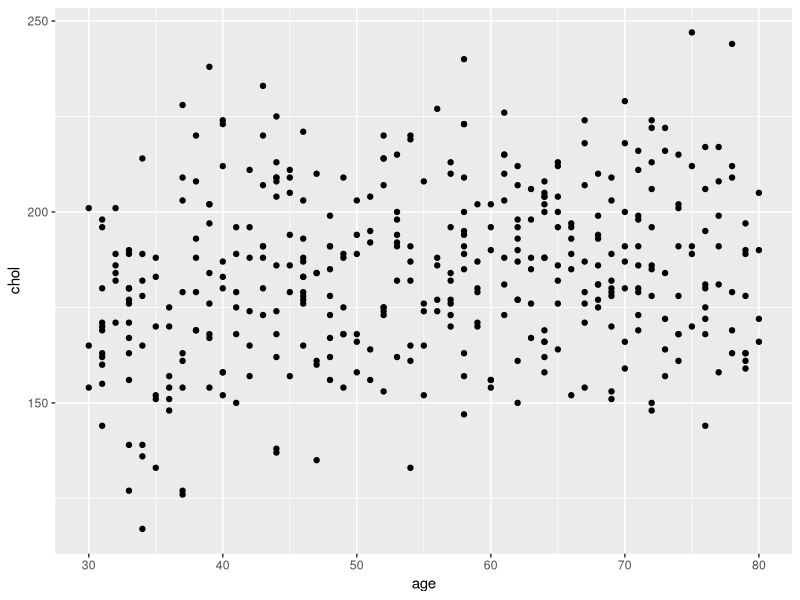
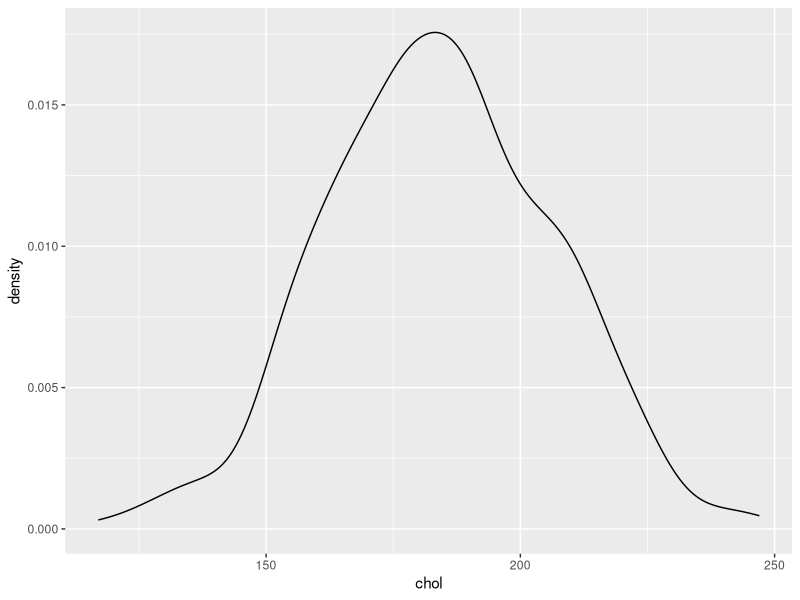
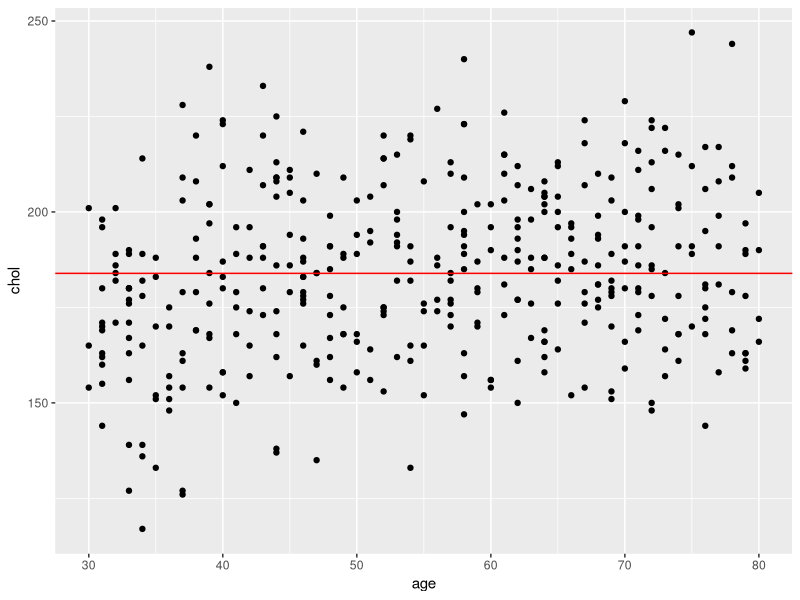
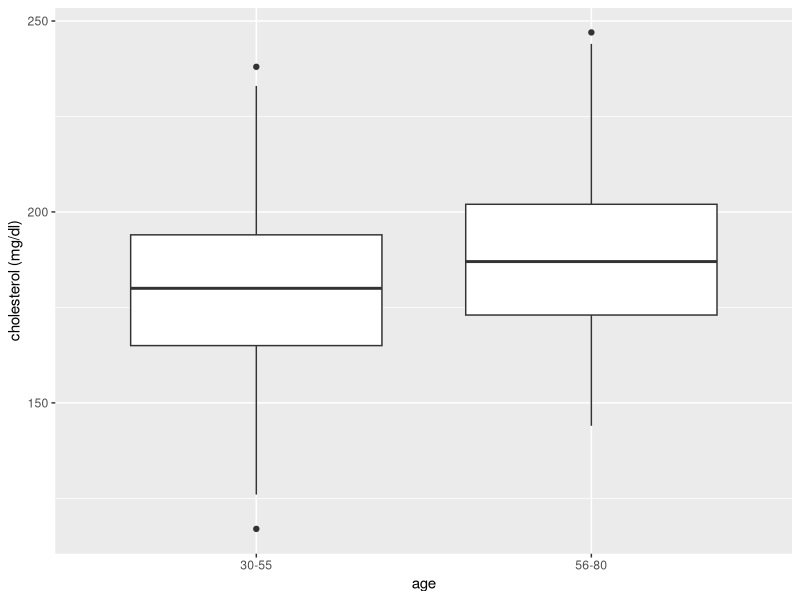
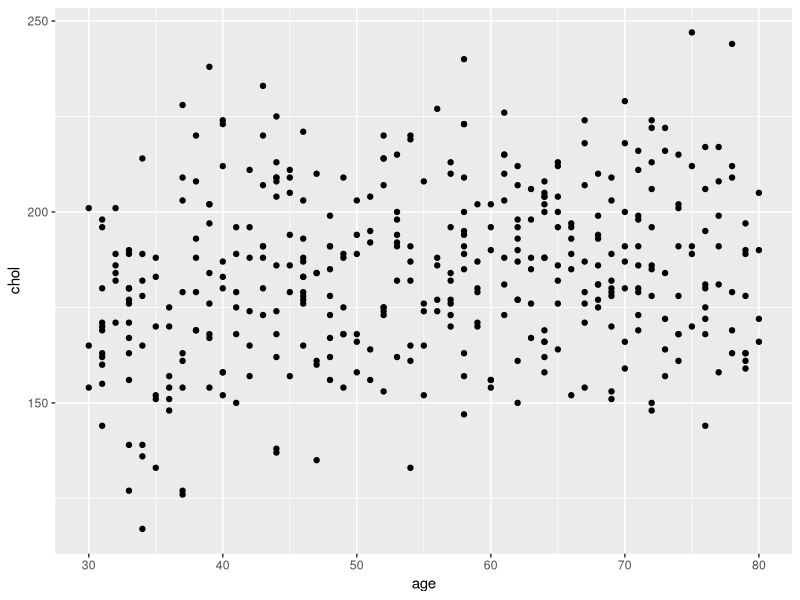
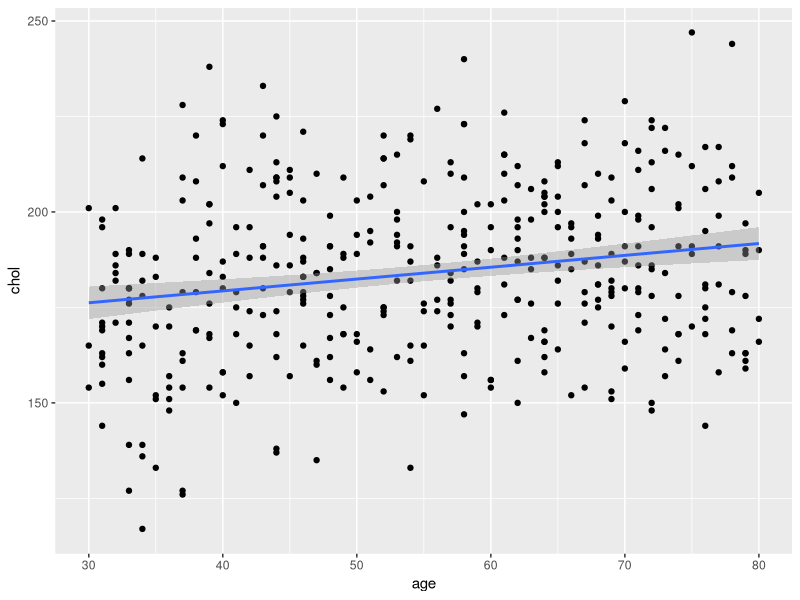
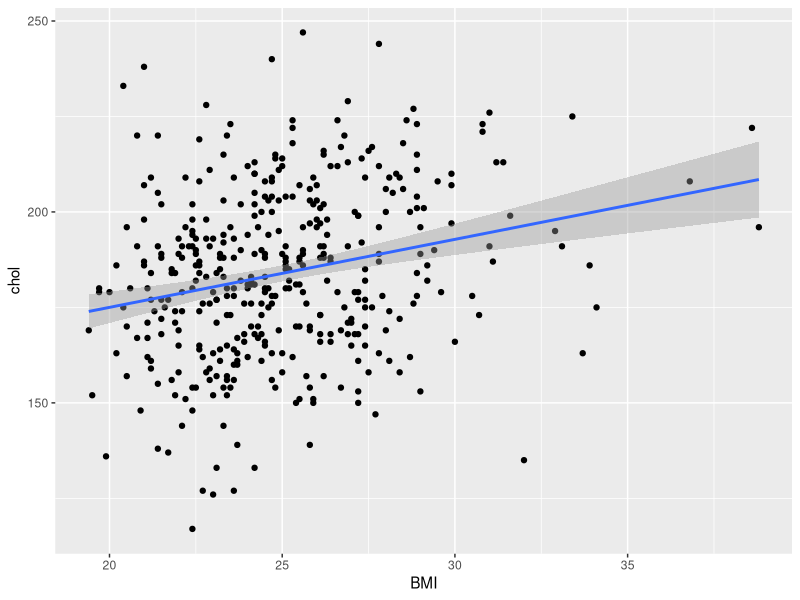
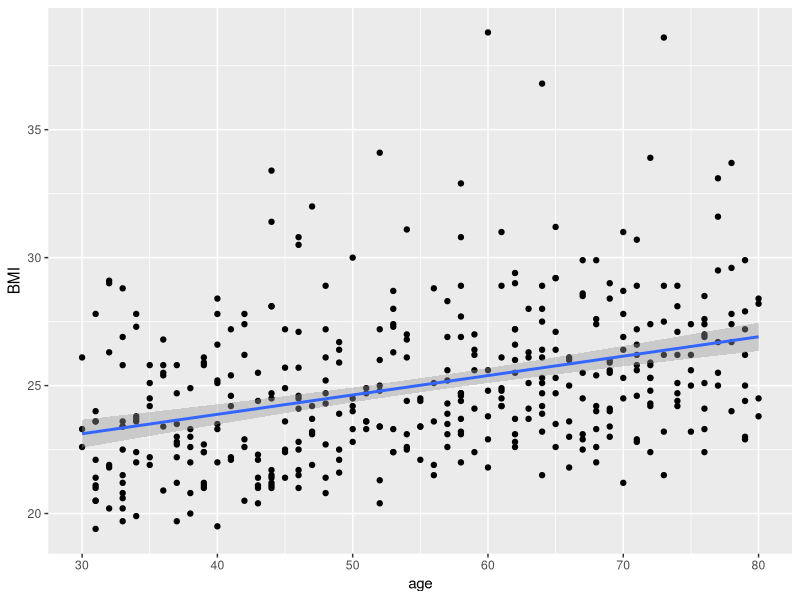

Recreate these plots in R, in order. (Note: this script raises an error after producing the figures.)
## ---- chunk 1
library(tidyverse)
library(limma)
library(gee)
library(multcomp)
library(broom)
library(knitr)
library(kableExtra)
## ---- chunk 2
cholesterol <- read.delim("data/SISG-Data-cholesterol.txt", sep = " ", header = TRUE)

str(cholesterol)
## ---- chunk 3
ggplot(cholesterol, aes(age, chol)) + 
  geom_point()
## ---- chunk 4
cholesterol %>% 
  summarize(mean = mean(chol), median = median(chol), min = min(chol), 
            max = max(chol), sd = sd(chol), variance = var(chol)) 

mode <- sort(table(cholesterol$chol), decreasing = TRUE)
mode[1]

## ---- chunk 5
ggplot(cholesterol, aes(chol)) + 
  geom_density() 
## ---- chunk 6
quantile(cholesterol$chol)
## ---- chunk 7
ggplot(cholesterol, aes(age, chol)) + 
  geom_point() + 
  geom_hline(yintercept = mean(cholesterol$chol), color = "red")
## ---- chunk 8
cholesterol <- cholesterol %>% mutate(age_group = ifelse(test = cholesterol$age > 55, yes = 1, no = 0))

str(cholesterol)
## ---- chunk 9
ggplot(cholesterol, aes(factor(age_group),chol)) + 
  geom_boxplot() +
  scale_x_discrete(labels = c("30-55", "56-80")) +
  xlab("age") +
  ylab("cholesterol (mg/dl)")
  
## ---- chunk 10
#is equivalent to
t.test(formula = cholesterol$chol ~ cholesterol$age_group, var.equal = TRUE)
## ---- chunk 11
dat <- data.frame(model = c("simple linear regression", "multiple linear regression", "one-way analysis of variance (ANOVA)", "multi-way analysis of variance (ANOVA)", "analysis of covariance (ANCOVA)", "nonlinear least squares", "nonlinear analysis of covariance (ANCOVA)", "generalized linear models"), categorical = c("X", "X", "$\\checkmark$", "$\\checkmark$ $\\checkmark$", "$\\checkmark$", "X", "$\\checkmark$", "$\\checkmark$"), continuous = c("$\\checkmark$", "$\\checkmark$ $\\checkmark$", "X", "X", "$\\checkmark$", "$\\checkmark$", "$\\checkmark$", "$\\checkmark$"), linearity = c("$\\checkmark$","$\\checkmark$","$\\checkmark$","$\\checkmark$", "$\\checkmark$", "X", "X", "X*"), normality = c("$\\checkmark$", "$\\checkmark$", "$\\checkmark$", "$\\checkmark$", "$\\checkmark$", "$\\checkmark$", "$\\checkmark$", "X"), equal_variance = c("$\\checkmark$","$\\checkmark$","$\\checkmark$","$\\checkmark$", "$\\checkmark$", "$\\checkmark$", "$\\checkmark$", "X"))

kable(dat, "markdown") %>%
  kable_styling(bootstrap_options = c("striped", "hover"), full_width = FALSE, position = "left")

## ---- chunk 12
ggplot(cholesterol, aes(age, chol)) + 
  geom_point() 
## ---- chunk 13
ggplot(cholesterol, aes(age, chol)) +
  geom_point() +
  stat_smooth(method = "lm")
## ---- chunk 14
lm(chol ~ age, data = cholesterol)
## ---- chunk 15
fit <- lm(chol ~ age, data = cholesterol)

summary(fit)
## ---- chunk 16
confint(fit)
## ---- chunk 17
ggplot(cholesterol, aes(BMI, chol)) + 
  geom_point() + 
  stat_smooth(method = "lm")

## ---- chunk 18
ggplot(cholesterol, aes(age, BMI)) + 
  geom_point() + 
  stat_smooth(method = "lm")

## ---- chunk 19
mfit <- lm(chol ~ age + BMI, data = cholesterol)

summary(mfit)
## ---- chunk 20
anova(fit, mfit)
## ---- chunk 21
ifit <- lm(chol ~ age * BMI, data = cholesterol)

summary(ifit)

anova(fit, ifit)
anova(mfit, ifit)
## ---- chunk 22
ggplot(cholesterol, aes(as.factor(rs174548), chol)) + geom_boxplot()

## ---- chunk 23
dat3 <- data.frame(rs174548 = c("C/C", "C/G", "G/G"), x1 =c(0,1,0), x2 = c(0,0,1))

kable(dat3, "markdown") %>%
  kable_styling(full_width = FALSE, position = "center")
## ---- chunk 24
anfit1 <- lm(chol ~ as.factor(rs174548), data = cholesterol)

summary(anfit1)
## ---- chunk 25
anova(anfit1)
## ---- chunk 26
tfit <- lm(chol ~ -1 + as.factor(rs174548), data = cholesterol)

M <- contrMat(table(cholesterol$rs174548), type = "Tukey")
M
## ---- chunk 27
mc <- glht(tfit, linfct = M)

summary(mc, test = adjusted("none"))
## ---- chunk 28
summary(mc, test = adjusted("bonferroni"))
#other correction types
summary(mc, test = adjusted("BH"))
summary(mc, test = adjusted("fdr"))
## ---- chunk 29
twofit <-lm(chol ~ as.factor(sex) + as.factor(rs174548), data = cholesterol) 

summary(twofit)
## ---- chunk 30
genfit <- lm(chol ~ as.factor(sex), data = cholesterol)

anova(genfit, twofit)
## ---- chunk 31
intfit2 <- lm(chol ~ as.factor(sex) * as.factor(rs174548), data = cholesterol)

summary(intfit2)
## ---- chunk 32
anova(twofit,intfit2)
## ---- chunk 33
ggplot(cholesterol, aes(as.factor(sex), chol)) + 
  geom_boxplot() 
## ---- chunk 34
mfit2 <- lm(chol ~ age + sex, data = cholesterol)

summary(mfit2)
## ---- chunk 35
intfit <- lm(chol ~ age * sex, data = cholesterol)

summary(intfit)
## ---- chunk 36
anova(mfit2, intfit)
## ---- chunk 37
anova(fit, mfit2)
## ---- chunk 38
ggplot(cholesterol, aes(age, chol, color = factor(sex))) + 
  geom_point() + 
  stat_smooth(method = "lm")
## ---- chunk 39
dat2 <- data.frame(model = c("simple linear regression", "multiple linear regression", "one-way analysis of variance (ANOVA)", "multi-way analysis of variance (ANOVA)", "analysis of covariance (ANCOVA)"), categorical = c("X", "X", "$\\checkmark$", "$\\checkmark$ $\\checkmark$", "$\\checkmark$"), continuous = c("$\\checkmark$", "$\\checkmark$ $\\checkmark$", "X", "X", "$\\checkmark$"),R_code = c("lm(chol ~ age)", "lm(chol ~ age + BMI), lm(chol ~ age*BMI)", "lm(chol ~ factor(rs174548))", "lm(chol ~ factor(sex) + factor(rs174548)), lm(chol ~ factor(sex)*factor(rs174548))", "lm(chol ~ factor(sex) + age), lm(chol ~ factor(sex)*age) "))


kable(dat2, "markdown") %>%
  kable_styling(bootstrap_options = c("striped", "hover"), full_width = FALSE, position = "left")

## ---- chunk 40
dat2 <- data.frame(model = c("simple linear regression", "multiple linear regression", "one-way analysis of variance (ANOVA)", "multi-way analysis of variance (ANOVA)", "analysis of covariance (ANCOVA)"), R_code = c("lm(y ~ x)", "lm(y ~ x + I(x^2)), lm(y ~ x~1~ + x~2~), lm(y ~ x~1~*x~2~)", "lm(y ~ f)", "lm(y ~ f~1~ + f~2~), lm(y ~ f~1~*f~2~)", "lm(y ~ f + x), lm(y ~ f*x)"))


kable(dat2, "markdown") %>%
  kable_styling(bootstrap_options = c("striped", "hover"), full_width = FALSE, position = "left")

## ---- chunk 41
#challenge question plot
ggplot(cholesterol, aes(age, chol, color = as.factor(rs174548))) + 
  geom_point() + 
  stat_smooth(method = "lm")

#model without interaction
ancfit <- lm(chol ~ as.factor(rs174548) + age, data = cholesterol)
summary(ancfit)

#model with interaction
intfit3 <- lm(chol ~ as.factor(rs174548) * age, data = cholesterol)
summary(intfit3)

#compare models
anova(ancfit, intfit3)
## ---- chunk 42

apofit <- lm(chol ~ as.factor(APOE), data = cholesterol)
summary(apofit)

ggplot(cholesterol, aes(x = as.factor(APOE), y = chol)) +
  geom_boxplot()

apoagefit <- lm(chol ~ as.factor(APOE) + age, data = cholesterol)
summary(apoagefit)

infit4 <-  lm(chol ~ as.factor(APOE) * age, data = cholesterol)
summary(infit4)


ggplot(cholesterol, aes(x = age, y = chol, color = factor(APOE))) +
  geom_point() +
  stat_smooth(method = "lm")

anova(apofit, apoagefit)
anova(apoagefit, infit4)

agefit <- lm(chol ~ age, data = cholesterol)
summary(agefit)

anova(agefit, apoagefit)


#multiple test correction
mtfit <- lm(chol ~ -1 + as.factor(APOE), data = cholesterol)

Mt <- contrMat(table(cholesterol$APOE), type = "Tukey")
Mt
mt <- glht(mtfit, linfct = Mt)

summary(mt, test = adjusted("none"))
summary(mt, test = adjusted("fdr"))
summary(mt, test = adjusted("bonferroni"))

#APOE genotype has a significant effect on cholesterol. This relationship remains while holding age constant. There is no significant interaction between APOE genotype and age other than possibly APOE genotype 5, and the models are not significantly different. Therefore the 'best' model includes both APOE genotype and age. For multiple hypothesis testing all variants are different from the APOE genotype 1, and APOE genotype 5 is also significantly different from genotypes 2 and 4. Only the difference between genotype 5 and 2 is lost after multiple test correction.
## ---- chunk 43
predict.lm(fit, newdata = data.frame(age=47))
## ---- chunk 44
predict.lm(fit, newdata = data.frame(age=47), interval = "confidence")
## ---- chunk 45
predict.lm(fit, newdata = data.frame(age=47), interval = "prediction")
## ---- chunk 46
predict(mfit, newdata = data.frame(BMI = c(21,26,30), age = 60), interval = "prediction", se.fit = TRUE)
## ---- chunk 47
str(fit)
## ---- chunk 48
datfit <- augment(fit)
str(datfit)
## ---- chunk 49
ggplot(datfit, aes(.fitted, .resid)) + 
  geom_point()  + 
  geom_hline(yintercept=0, color="black")

## ---- chunk 50
anfit1 <- augment(anfit1)

ggplot(anfit1, aes(.fitted, .resid, color = as.factor.rs174548.)) + 
  geom_point()  + 
  geom_hline(yintercept=0, color="black")
## ---- chunk 51
bartlett.test(chol ~ factor(rs174548), data = cholesterol)
## ---- chunk 52
ggplot(datfit, aes(sample = .resid)) +
  stat_qq() + 
  stat_qq_line()

## ---- chunk 53
ggplot(cholesterol, aes(age, TG)) + 
  geom_point() + 
  stat_smooth(method = "lm")
## ---- chunk 54
fitTG <- lm(TG ~ age, data = cholesterol)

datfitTG <- augment(fitTG)
## ---- chunk 55
ggplot(datfitTG, aes(.fitted, .resid)) +
  geom_point()  +
  geom_hline(yintercept=0, color="black")

## ---- chunk 56
ggplot(datfitTG, aes(sample = .resid)) +
  stat_qq() + 
  stat_qq_line()
## ---- chunk 57

apofit <- lm(chol ~ as.factor(APOE), data = cholesterol)
summary(apofit)

apoagefit <- lm(chol ~ as.factor(APOE) + age, data = cholesterol)
summary(apoagefit)


datapofit <- augment(apofit)

ggplot(datapofit, aes(.fitted, .resid)) +
  geom_point()  +
  geom_hline(yintercept=0, color="black")

bartlett.test(chol ~ factor(APOE), data = cholesterol)

datapoagefit <- augment(apoagefit)

ggplot(datapoagefit, aes(.fitted, .resid)) +
  geom_point()  +
  geom_hline(yintercept=0, color="black")


ggplot(datapoagefit, aes(sample = .resid)) +
  stat_qq() + 
  stat_qq_line()


#A bartlett test tells us that the variances are significantly different between the APOE genotype groups, so the assumption of equal variance is false. We can also see this by plotting the residuals for the model with APOE genotype + age, whose pattern looks like an arrowhead. The qq-plot looks reasonable.
## ---- chunk 58
logfit <- lm(log(TG) ~ age, data = cholesterol)

logdat <- augment(logfit)
summary(logfit)
## ---- chunk 59
ggplot(logdat, aes(.fitted, .resid)) + 
  geom_point()  + 
  geom_hline(yintercept=0, color="black")
## ---- chunk 60
geefit <- gee(TG ~ age, data = cholesterol, id = seq(1, length(age)))

summary(geefit)
